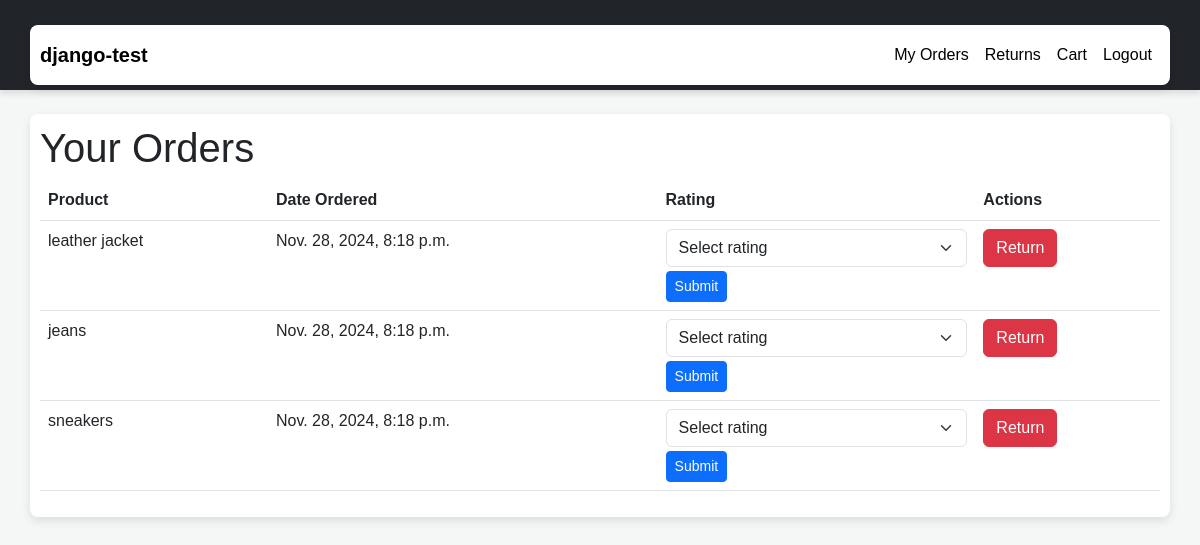
Screenshot of /orders/ (signed in) with the database file from the repository.
### shop/models.py (models this page shows, shortened)
class Order(models.Model):
    user = models.ForeignKey(CustomUser, on_delete=models.CASCADE)
    product = models.ForeignKey(Product, on_delete=models.CASCADE)
    date_ordered = models.DateTimeField(auto_now_add=True)
    is_returned = models.BooleanField(default=False)
    address = models.TextField(null=True, blank=True)  # New field
    phone_number = models.CharField(max_length=15, null=True, blank=True)  # New field
    pincode = models.CharField(max_length=10, null=True, blank=True)  # New field
    is_paid = models.BooleanField(default=False)
    rating = models.PositiveIntegerField(
        null=True, blank=True,default=None,
        choices=[(i, str(i)) for i in range(1, 6)]
    )

class Product(models.Model):
    name = models.CharField(max_length=100)
    description = models.TextField()
    price = models.DecimalField(max_digits=10, decimal_places=2)
    stock = models.PositiveIntegerField()
    image = models.ImageField(upload_to='products/')

### shop/views.py (the view, shortened to what this page needs)
# urls.py: path('orders/', order_list, name='order_list'),
@login_required
def order_list(request):
    orders = Order.objects.filter(user=request.user)
    return render(request, "orders.html", {"orders": orders})

### shop/templates/orders.html (shortened to what this page needs)
{% extends 'base.html' %}
{% block content %}
<h1>Your Orders</h1>
<table class="table">
    <thead>
        <tr>
            <th>Product</th>
            <th>Date Ordered</th>
            <th>Rating</th>
            <th>Actions</th>
        </tr>
    </thead>
    <tbody>
        {% for order in orders %}
        <tr>
            <td>{{ order.product.name }}</td>
            <td>{{ order.date_ordered }}</td>
            <td>
                {% if order.rating %}
                    {{ order.rating }} / 5
                {% else %}
                    <form method="post" action="">
                        <select name="rating" class="form-select" required>
                            <option value="" disabled selected>Select rating</option>
                        </select>
                        <button type="submit" class="btn btn-primary btn-sm mt-1">Submit</button>
                    </form>
                {% endif %}
            </td>
            <td>
                {% if not order.is_returned %}
                <form action="{% url 'mark_return' order.id %}" method="post">
                    <button type="submit" class="btn btn-danger">Return</button>
                </form>
                {% else %}
                Returned
                {% endif %}
            </td>
        </tr>
        {% endfor %}
    </tbody>
</table>
{% endblock %}

### shop/templates/base.html (style rules this page uses)
body { background-color: #f4f7f6; font-family: 'Arial', sans-serif; }

### rows the page displays
Order: product.name "leather jacket", date_ordered "Nov. 28, 2024, 8:18 p.m.", is_returned "Return"
Order: product.name "jeans", date_ordered "Nov. 28, 2024, 8:18 p.m.", is_returned "Return"
Order: product.name "sneakers", date_ordered "Nov. 28, 2024, 8:18 p.m.", is_returned "Return"
